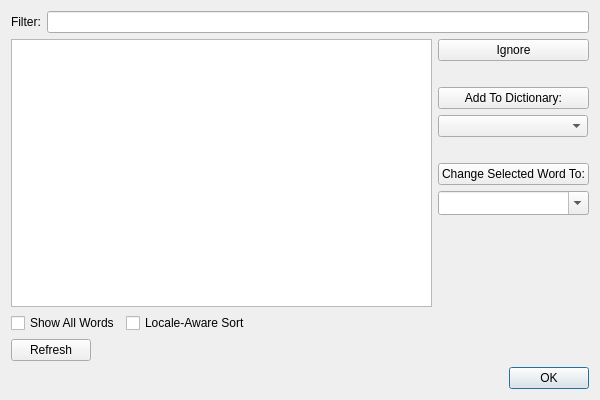
<?xml version="1.0" encoding="UTF-8"?>
<ui version="4.0">
 <class>SpellcheckEditor</class>
 <widget class="QDialog" name="SpellcheckEditor">
  <property name="geometry">
   <rect>
    <x>0</x>
    <y>0</y>
    <width>600</width>
    <height>400</height>
   </rect>
  </property>
  <property name="windowTitle">
   <string>Spellcheck</string>
  </property>
  <layout class="QVBoxLayout" name="verticalLayout_2">
   <item>
    <layout class="QHBoxLayout" name="horizontalLayout_5">
     <item>
      <widget class="QLabel" name="label">
       <property name="text">
        <string>Filter:</string>
       </property>
      </widget>
     </item>
     <item>
      <widget class="QLineEdit" name="FilterText">
       <property name="toolTip">
        <string>List only the entries containing the text you enter.</string>
       </property>
      </widget>
     </item>
    </layout>
   </item>
   <item>
    <layout class="QHBoxLayout" name="horizontalLayout_2">
     <item>
      <widget class="QTreeView" name="SpellcheckEditorTree">
       <property name="sizePolicy">
        <sizepolicy hsizetype="Preferred" vsizetype="Preferred">
         <horstretch>1</horstretch>
         <verstretch>1</verstretch>
        </sizepolicy>
       </property>
       <property name="selectionMode">
        <enum>QAbstractItemView::ExtendedSelection</enum>
       </property>
       <property name="uniformRowHeights">
        <bool>true</bool>
       </property>
      </widget>
     </item>
     <item>
      <layout class="QVBoxLayout" name="verticalLayout" stretch="0,0,0,0,0,0,0,0">
       <item>
        <widget class="QPushButton" name="Ignore">
         <property name="focusPolicy">
          <enum>Qt::TabFocus</enum>
         </property>
         <property name="toolTip">
          <string>Ignore the selected words until Sigil
is restarted or a new book is opened.</string>
         </property>
         <property name="text">
          <string>Ignore</string>
         </property>
        </widget>
       </item>
       <item>
        <spacer name="verticalSpacer_2">
         <property name="orientation">
          <enum>Qt::Vertical</enum>
         </property>
         <property name="sizeType">
          <enum>QSizePolicy::Fixed</enum>
         </property>
         <property name="sizeHint" stdset="0">
          <size>
           <width>20</width>
           <height>20</height>
          </size>
         </property>
        </spacer>
       </item>
       <item>
        <widget class="QPushButton" name="Add">
         <property name="sizePolicy">
          <sizepolicy hsizetype="Preferred" vsizetype="Fixed">
           <horstretch>0</horstretch>
           <verstretch>0</verstretch>
          </sizepolicy>
         </property>
         <property name="focusPolicy">
          <enum>Qt::TabFocus</enum>
         </property>
         <property name="toolTip">
          <string>Add the selected words to the
dictionary selected below.</string>
         </property>
         <property name="text">
          <string>Add To Dictionary:</string>
         </property>
        </widget>
       </item>
       <item>
        <widget class="QComboBox" name="Dictionaries">
         <property name="sizePolicy">
          <sizepolicy hsizetype="Preferred" vsizetype="Fixed">
           <horstretch>0</horstretch>
           <verstretch>0</verstretch>
          </sizepolicy>
         </property>
         <property name="maximumSize">
          <size>
           <width>150</width>
           <height>16777215</height>
          </size>
         </property>
         <property name="focusPolicy">
          <enum>Qt::StrongFocus</enum>
         </property>
        </widget>
       </item>
       <item>
        <spacer name="verticalSpacer_3">
         <property name="orientation">
          <enum>Qt::Vertical</enum>
         </property>
         <property name="sizeType">
          <enum>QSizePolicy::Fixed</enum>
         </property>
         <property name="sizeHint" stdset="0">
          <size>
           <width>20</width>
           <height>20</height>
          </size>
         </property>
        </spacer>
       </item>
       <item>
        <widget class="QPushButton" name="ChangeAll">
         <property name="focusPolicy">
          <enum>Qt::TabFocus</enum>
         </property>
         <property name="toolTip">
          <string>Change all occurrences of the selected word  in
HTML files to the word you select or type below.
The selected word does not have to be misspelled.</string>
         </property>
         <property name="text">
          <string>Change Selected Word To:</string>
         </property>
        </widget>
       </item>
       <item>
        <widget class="QComboBox" name="cbChangeAll">
         <property name="focusPolicy">
          <enum>Qt::StrongFocus</enum>
         </property>
         <property name="editable">
          <bool>true</bool>
         </property>
         <property name="maxCount">
          <number>25</number>
         </property>
         <property name="sizeAdjustPolicy">
          <enum>QComboBox::AdjustToMinimumContentsLengthWithIcon</enum>
         </property>
         <property name="duplicatesEnabled">
          <bool>false</bool>
         </property>
        </widget>
       </item>
       <item>
        <spacer name="verticalSpacer">
         <property name="orientation">
          <enum>Qt::Vertical</enum>
         </property>
         <property name="sizeHint" stdset="0">
          <size>
           <width>20</width>
           <height>40</height>
          </size>
         </property>
        </spacer>
       </item>
      </layout>
     </item>
    </layout>
   </item>
   <item>
    <layout class="QHBoxLayout" name="horizontalLayout">
     <item>
      <widget class="QCheckBox" name="ShowAllWords">
       <property name="focusPolicy">
        <enum>Qt::TabFocus</enum>
       </property>
       <property name="text">
        <string>Show All Words</string>
       </property>
      </widget>
     </item>
     <item>
      <widget class="QCheckBox" name="LocaleAwareSort">
       <property name="focusPolicy">
        <enum>Qt::TabFocus</enum>
       </property>
       <property name="toolTip">
        <string>Sort words as in a locale specific manner, typically AaBbCc instead of ABCabc.</string>
       </property>
       <property name="text">
        <string>Locale-Aware Sort</string>
       </property>
      </widget>
     </item>
     <item>
      <spacer name="horizontalSpacer">
       <property name="orientation">
        <enum>Qt::Horizontal</enum>
       </property>
       <property name="sizeHint" stdset="0">
        <size>
         <width>40</width>
         <height>20</height>
        </size>
       </property>
      </spacer>
     </item>
    </layout>
   </item>
   <item>
    <layout class="QHBoxLayout" name="horizontalLayout_4">
     <item>
      <widget class="QPushButton" name="Refresh">
       <property name="focusPolicy">
        <enum>Qt::TabFocus</enum>
       </property>
       <property name="toolTip">
        <string>Re-check the HTML files for misspelled words.
Use if you edit any HTML files while Spellcheck is open.</string>
       </property>
       <property name="text">
        <string>Refresh</string>
       </property>
      </widget>
     </item>
     <item>
      <spacer name="horizontalSpacer_2">
       <property name="orientation">
        <enum>Qt::Horizontal</enum>
       </property>
       <property name="sizeHint" stdset="0">
        <size>
         <width>40</width>
         <height>20</height>
        </size>
       </property>
      </spacer>
     </item>
    </layout>
   </item>
   <item>
    <layout class="QHBoxLayout" name="horizontalLayout_3" stretch="0">
     <item>
      <widget class="QDialogButtonBox" name="buttonBox">
       <property name="toolTip">
        <string/>
       </property>
       <property name="standardButtons">
        <set>QDialogButtonBox::Ok</set>
       </property>
      </widget>
     </item>
    </layout>
   </item>
  </layout>
 </widget>
 <resources/>
 <connections>
  <connection>
   <sender>buttonBox</sender>
   <signal>accepted()</signal>
   <receiver>SpellcheckEditor</receiver>
   <slot>accept()</slot>
   <hints>
    <hint type="sourcelabel">
     <x>399</x>
     <y>416</y>
    </hint>
    <hint type="destinationlabel">
     <x>399</x>
     <y>219</y>
    </hint>
   </hints>
  </connection>
 </connections>
</ui>
